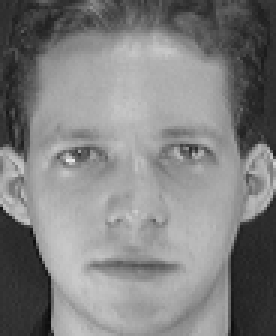
#> input picture Exercises/W5/dataset/s1/1.pgm, 92 x 112 px (shown 3 times larger); its folder holds only this picture in this run
$ jupyter execute --allow-errors W5_exercise.ipynb   (shell and % lines are left out)
#> lines starting #> are read from the running program, lines starting #| are printed output that depends on the picture
#> `image = tf.rescale(image,0.6)`:
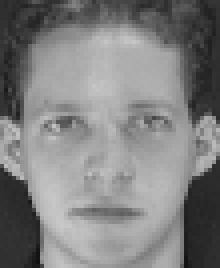
#> image: shape (67, 55) float64 (shown 4 times larger); min 0.0715, max 0.784, mean 0.504
# Week 5: PCA

**The exercise of this week is about PCA. First load the following libraries that will be necessary.**

[cell 1]
# just stop the stuff from running. It'll be ok to stop it as we already have the unzipped stuff

[cell 2]
from skimage.io import imread
from scipy import signal,ndimage
import numpy as np
import time
import scipy.io as sio
from matplotlib.pyplot import imshow,show,figure
import skimage.transform as tf
import IPython
import scipy
from sys import getsizeof

def make_grid(image_list,rows=5):
    cols = len(image_list)//rows
    row_image_list = []
    for c in range(cols):
        col_image_list = []
        for r in range(rows):
            col_image_list.append(image_list[c*rows+r])
        col_image = np.concatenate(col_image_list,axis=0)
        row_image_list.append(col_image)
    return np.concatenate(row_image_list,axis=1)

# Load images

We use the AT&T dataset, which consists of 40 people with 10 experssions each. We split the dataset into two parts, training images and test images. The training images will be used to extract the eigenfaces, which are then used to compress test images.

**First, we load the training data.** Here we take 5 expressions of 20 people as training set.

[cell 3]
train_person_ids = np.arange(1,21)
train_expression_ids = np.arange(1,6)
train_image_list = []
#> (the rest of this cell did not finish here and is left out)

**Then we load the test images.** To see if the method can deal with unseen people and unseen expressions, we test with the rest 5 expressions of the rest 20 people.

[cell 4]
test_person_ids = np.arange(21,38)
#> test_person_ids = 17 values from 21 to 37
test_expression_ids = np.arange(6,11)
test_image_list = []
#> (the rest of this cell did not finish here and is left out)

## Part A: Image Compression

In part A, we will use PCA to compress face images. For convenience we reshape the N training images into vectors of length $D = Height\times Width$ and concatenate all vectors to form a $N \times D$ matrix $X$.

[cell 5]
image_vectors = [image.flatten() for image in train_image_list] # flatten stuff.
#> image_vectors = 1 item
# to reverse the flattening, use .reshape() with the dimensions you want.
X = np.stack(image_vectors,axis=1)
#> X = 3685 values, max 0.784 at index 3095, min 0.0715 at index 3584, mean 0.504

**Compute the mean and covariance of images.** The mean of images $\mu$ is a vector of length $D$ and can be visualized as an image. The covariance $\Sigma$ is a $D \times D$ matrix. You can use `numpy.mean()` and `numpy.cov()` for the computation.

[cell 6]
mean = np.mean(X, axis=1) # Compute the mean.
#> mean has the same summary as X
# Replace numpy with np and the compiler will understand (we already import numpy as np)
# Why do we need the axis to compute the mean, tho?

covariance = np.cov(X) # To compute the covariance.
#> covariance: shape (3685, 3685) float64; every value is NaN or infinite

imshow(mean.reshape(h,w),cmap='gray') # cmap is to print the image in gray
#> (this line was passed over: IPython is not available in this run)

**Compute eigenfaces.** Eigenfaces are the eigenvectors correponding to k-largest eigenvalues of covariance matrix. You can use `scipy.sparse.linalg.eigs(mat,k)` to compute $k$ largest eigenvalues of $mat$ and corresponding eigenvectors $[v_1...v_k]$ . Note that this function returns complex valued results, which needs to be converted to real numbers using `numpy.real()`.

[cell 7]
num_eigenvectors = 50
#> (the rest of this cell did not finish here and is left out)

**Now we can use the computed eigenfaces to compress images.** Face images can be approximated by linear combinations of eigenfaces $x=\mu + \alpha_1v_1 + \alpha_2v_2 + .... + \alpha_kv_k$. Therefore, we can use the weights $[\alpha_1 ... \alpha_k]$ to record a image, instead of saving all pixels values. Each weight $\alpha_i$ is the projection of the normalized image $\tilde{x} = x-\mu$ onto the corresponding eigenface $v_i$, which can be computed by dot product $\alpha_i = \tilde{x} \cdot v_i$.

To recover a image from its compression we can use  $x=\mu + \alpha_1v_1 + \alpha_2v_2 + .... + \alpha_kv_k$.

**Complete the lines below to compress a image into a $k$ dimensional vector.**

**Q:** Compress training images and test images. On which set the method works better? Why?

Probably works better on the training images, as it's been trained on said images. (Assumption)

**Q:** Compress image with different number of eigenfaces. What's the influence of $k$?

If you reduce the amounts of eigenvectors $k$, get less dimensions you're projecting on, lose data.
Higher $k$, get more dimensions of eigenfaces, lose less data during compression.

**Q:** Considering that we want to reduce data size, what is the maximum value of $k$?

[cell 8]
error_images = []
#> (the rest of this cell did not finish here and is left out)

# Part B: Face Detection with PCA
**In this part we will use PCA to detect faces.** In previous part, we have implemented a compressor for face images. Since the eigenvectors are extracted from faces images, we can expect that such a compressor would fail on other images, leading to erroneous decompression. This fact can be used for face detection.

You are given an image with a face and your task is to find the location (x coordinate) of the face.
Try to compress and then decompress each part of the image using the method in part A, and then compute the SSD error. Based on the SSD error, find the localtion (x coordinate) where the face is located.

[cell 9]
import matplotlib.pyplot as plt
import matplotlib.patches as patches

image = imread('FaceDetection.bmp')[:h,:]/255.
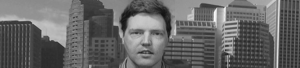
#> input picture Exercises/W5/FaceDetection.bmp, 300 x 68 px
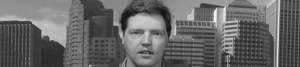
#> image: shape (67, 300) float64; min 0.0706, max 0.976, mean 0.402
h_,w_ = image.shape
#> h_ = 67; w_ = 300

errors = []

# my thoughts
# ssd = summed square distance or difference

# iterate over each part of the image
#> (the rest of this cell did not finish here and is left out)
